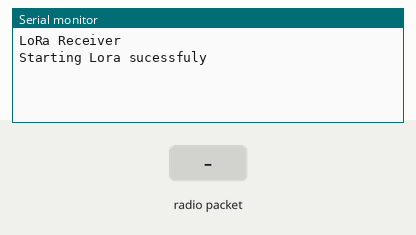
This sketch was run on a simulated Arduino Uno, built with avr-gcc and run on an emulated ATmega328P. Shown: the last lines printed to the serial monitor. The inputs (shaded band) are chosen by the test bench. No radio packets arrive unless stated.

Above: at 1.2 s.
1.3 s: radio packet "5" arrives
At 2.0 s:
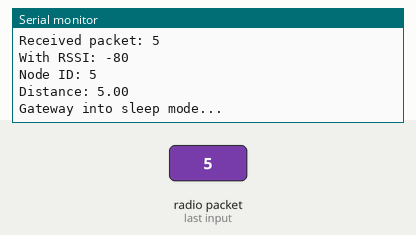
2.8 s: radio packet "90" arrives
At 3.2 s:
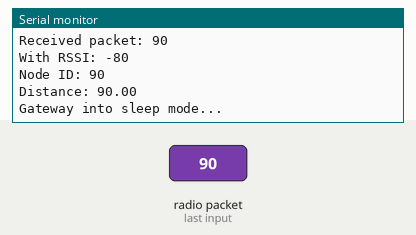
4.3 s: radio packet "200" arrives
At 5.7 s:
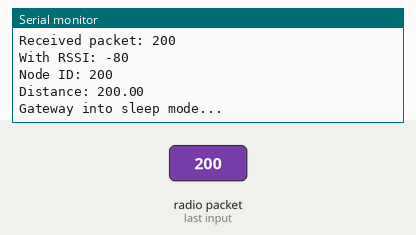

Measured:
- after the input at 1.3 s, the serial monitor: prints a new line at once (image 1)
- after the input at 2.8 s, the serial monitor: prints a new line at once (image 2)
- after the input at 4.3 s, the serial monitor: prints a new line at once (image 3)

The sketch:

gateway.ino
```cpp
#include <SPI.h>
#include <LoRa.h>

// Define the pins used by the LoRa module
const int csPin = 10;     // LoRa radio chip select
const int resetPin = 9;  // LoRa radio reset
const int irqPin = 2;    // Must be a hardware interrupt pin

const long OpeningTime = 6000; // 1 minuto em milissegundos

long totalTime = 0; // Tempo total de transmissão dos nós

void setup() {

  Serial.begin(9600);
  while (!Serial);

  Serial.println("LoRa Receiver");

  // Start LoRa module at local frequency
  // 433E6 for Asia
  // 866E6 for Europe
  // 915E6 for North America

  // Setup LoRa module
  LoRa.setPins(csPin, resetPin, irqPin);
  if (!LoRa.begin(915E6)) {
    Serial.println("Starting LoRa failed!");
    while (1);
  }
  Serial.println("Starting Lora sucessfuly");
}

void loop() {

  // Try to parse packet
  int packetSize = LoRa.parsePacket();

  // Received a packet
  if (packetSize) {

    String receivedData = "";

    // Read packet
    while (LoRa.available()) {
      receivedData += (char)LoRa.read();
    }

    Serial.print("Received packet: ");
    Serial.println(receivedData);

    // Print RSSI of packet
    Serial.print("With RSSI: ");
    Serial.println(LoRa.packetRssi());

     // Extrai o ID e a medida do nó
    int separatorIndex = receivedData.indexOf(',');
    String nodeIdStr = receivedData.substring(0, separatorIndex);
    String distanceStr = receivedData.substring(separatorIndex + 1);

    int nodeId = nodeIdStr.toInt();
    float distance = distanceStr.toFloat();

    Serial.print("Node ID: ");
    Serial.print(nodeId);
    Serial.print("\n");
    Serial.print("Distance: ");
    Serial.println(distance);

    // Calcula o tempo de sono para o nó
    long nodeSleepTime = OpeningTime - totalTime;
    totalTime += nodeSleepTime;

    // Envia o ACK com o comando de sono para o nó
    LoRa.beginPacket();
    LoRa.print(nodeId);
    LoRa.print(",");
    LoRa.print(nodeSleepTime);
    LoRa.endPacket();

    // Clear contents
    receivedData = "";
  }

  // Verifica se o tempo total é maior que o tempo de sono
  if (totalTime >= OpeningTime) {
    Serial.println("Gateway into sleep mode...");
    Serial.println("\n");
    delay(OpeningTime - totalTime);
    totalTime = 0;
  }
}

// // Include required libraries
// #include <SPI.h>
// #include <LoRa.h>

// // Define the pins used by the LoRa module
// const int csPin = 10;     // LoRa radio chip select
// const int resetPin = 9;  // LoRa radio reset
// const int irqPin = 2;    // Must be a hardware interrupt pin

// const long OpeningTime = 6000; // 1 minuto em milissegundos

// long totalTime = 0; // Tempo total de transmissão dos nós
// unsigned long duration;

// void setup() {

//   Serial.begin(9600);
//   while (!Serial);

//   Serial.println("LoRa Receiver");

//   // Start LoRa module at local frequency
//   // 433E6 for Asia
//   // 866E6 for Europe
//   // 915E6 for North America

//   // Setup LoRa module
//   LoRa.setPins(csPin, resetPin, irqPin);
//   if (!LoRa.begin(915E6)) {
//     Serial.println("Starting LoRa failed!");
//     while (1);
//   }
//   Serial.println("Starting Lora sucessfuly");
// }

// void loop() {

//   unsigned long startMillis = millis();

//   // Try to parse packet
//   int packetSize = LoRa.parsePacket();

//   // Received a packet
//   if (packetSize) {

//     String receivedData = "";

//     // Read packet
//     while (LoRa.available()) {
//       receivedData += (char)LoRa.read();
//     }

//     Serial.print("Received packet: ");
//     Serial.println(receivedData);

//     // Print RSSI of packet
//     Serial.print("With RSSI: ");
//     Serial.println(LoRa.packetRssi());

//      // Extrai o ID e a medida do nó
//     int separatorIndex = receivedData.indexOf(',');
//     String nodeIdStr = receivedData.substring(0, separatorIndex);
//     String distanceStr = receivedData.substring(separatorIndex + 1);

//     int nodeId = nodeIdStr.toInt();
//     float distance = distanceStr.toFloat();

//     Serial.print("Node ID: ");
//     Serial.print(nodeId);
//     Serial.print("\n");
//     Serial.print("Distance: ");
//     Serial.println(distance);

//     unsigned long endMillis = millis();

//     duration = endMillis - startMillis;

//     // Calcula o tempo de sono para o nó
//     long nodeSleepTime = OpeningTime + totalTime;
//     totalTime += duration;

//     // Envia o ACK com o comando de sono para o nó
//     LoRa.beginPacket();
//     LoRa.print(nodeId);
//     LoRa.print(",");
//     LoRa.print(nodeSleepTime);
//     LoRa.endPacket();

//     // Clear contents
//     receivedData = "";
//   }

//   // Verifica se o tempo de duração do handShake é maior que o tempo total de envio de todos os nós
//   if (totalTime <= OpeningTime) {
//     Serial.println("Gateway into sleep mode...");
//     Serial.println("\n");
//     delay(OpeningTime - totalTime);
//     totalTime = 0;
//   }
// }
```
